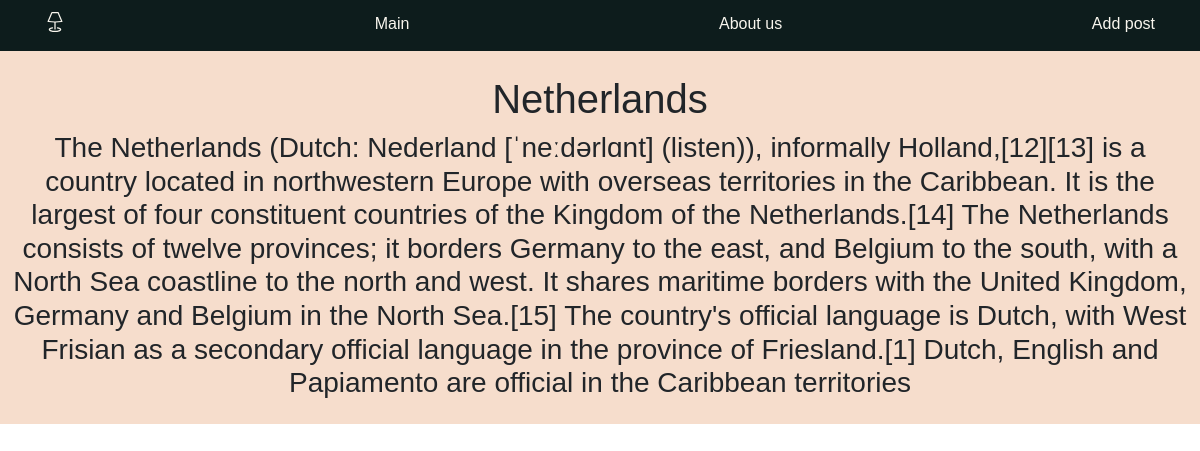
The app's page /post/1/ with its own data.
### siteapp/models.py (models this page shows, shortened)
class Countries(models.Model):
    title = models.CharField(max_length=255, verbose_name='Countrie')
    slug = models.SlugField(max_length=255, unique=True, db_index=True, verbose_name="URL")
    content = models.TextField(blank=True)
    photo = models.ImageField(
        upload_to="photos/%Y/%m/%d/",
        verbose_name="Photo Content",
    )
    time_create = models.DateTimeField(auto_now_add=True)
    time_update = models.DateTimeField(auto_now=True)
    is_published = models.BooleanField(default=True)
    class Meta:
        verbose_name_plural = "Countries"
        verbose_name = "Countrie"
        ordering = ['title', 'time_create']

### siteapp/views.py (the view)
# urls.py: path('post/<int:pk>/', views.show_post, name='post'),
def show_post(request, pk):
    post = get_object_or_404(Countries, pk=pk)
    context = {
        'post': post,
        'menu': menu,
        'title': post.title,
        'images': post.photo,
    }
    return render(request, 'siteapp/post.html', context=context)

### siteapp/templates/siteapp/post.html (shortened to what this page needs)
{% extends 'siteapp/layout.html' %}
{% load static %}
{% block css_editional %}
    <link rel="stylesheet" type="text/css" href="{% static 'siteapp/css/style.css' %}">
{% endblock %}
{% block content %}
    <p>
        <h1>{{ post.title }}</h1>
        <h3>{{ post.content }}</h3>
    </p>
{% endblock %}

### siteapp/static/siteapp/css/style.css (style rules this page uses)
html, body { margin: 0; width: 100%; height: 100%; font-family: 'Dosis', sans-serif; font-weight: 300; -webkit-user-select: none; -moz-user-select: none; -ms-user-select: none; user-select: none; }

### records on screen
Countries: title "Netherlands", content "The Netherlands (Dutch: Nederland [ˈneːdərlɑnt] (listen)), informally Holland,[12][13] is a country located in northwestern Europe with overseas territories in the Caribbean. It is the largest of four constituent countries of the Kingdom of the Netherlands.[14] The Netherlands consists of twelve provinces; it borders Germany to the east, and Belgium to the south, with a North Sea coastline to the north and west. It shares maritime borders with the United Kingdom, Germany and Belgium in the North Sea.[15] The country's official language is Dutch, with West Frisian as a secondary official language in the province of Friesland.[1] Dutch, English and Papiamento are official in the Caribbean…"

### other values on screen
{{ m.title }} "Main" "About us" "Add post"
